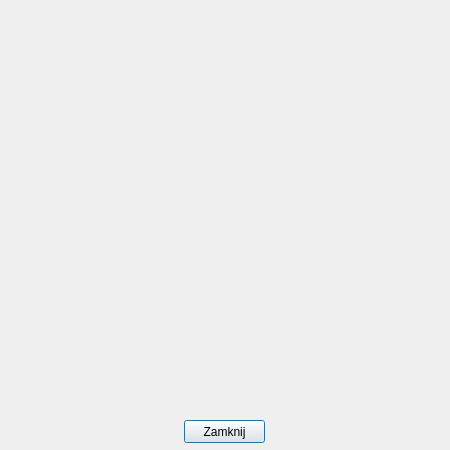
<?xml version="1.0" encoding="UTF-8"?>
<ui version="4.0">
 <class>AboutDialog</class>
 <widget class="QDialog" name="AboutDialog">
  <property name="geometry">
   <rect>
    <x>0</x>
    <y>0</y>
    <width>450</width>
    <height>450</height>
   </rect>
  </property>
  <property name="windowTitle">
   <string>Dialog</string>
  </property>
  <widget class="QPushButton" name="pushButton">
   <property name="geometry">
    <rect>
     <x>184</x>
     <y>420</y>
     <width>81</width>
     <height>23</height>
    </rect>
   </property>
   <property name="text">
    <string>Zamknij</string>
   </property>
  </widget>
 </widget>
 <resources/>
 <connections>
  <connection>
   <sender>pushButton</sender>
   <signal>clicked()</signal>
   <receiver>AboutDialog</receiver>
   <slot>close()</slot>
   <hints>
    <hint type="sourcelabel">
     <x>224</x>
     <y>431</y>
    </hint>
    <hint type="destinationlabel">
     <x>224</x>
     <y>224</y>
    </hint>
   </hints>
  </connection>
 </connections>
</ui>
